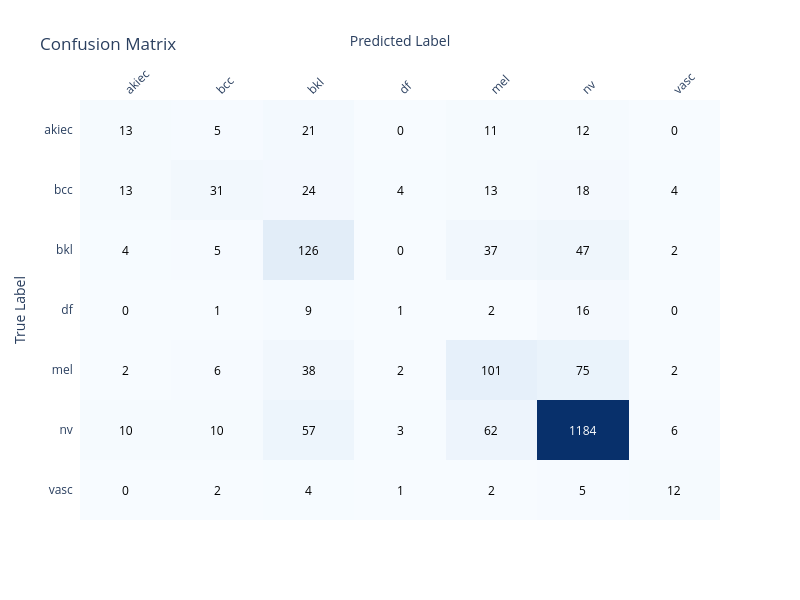
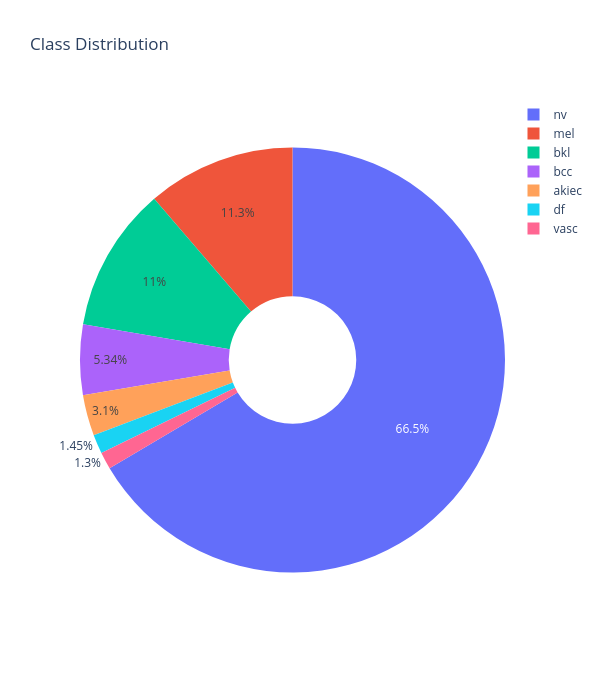

Notebook cell for these charts, in order:
### Markdown cell above
### 4.3 Plot confusion matrix

### Code cell
evaluator = ModelEvaluator(inference_engine, X_images, y, loaded_encoder)
class_names = loaded_encoder.classes_
print(class_names)
evaluator.plot_confusion_matrix(y_true, y_pred, class_names)
evaluator.plot_class_distribution(y_true, class_names)

### Figure 1 — Plotly figure (JSON) as saved in the notebook; plotly's stock layout.template omitted (floating-point values rounded to 4 significant figures)
{"data": [{"colorscale": [[0.0, "rgb(247,251,255)"], [0.125, "rgb(222,235,247)"], [0.25, "rgb(198,219,239)"], [0.375, "rgb(158,202,225)"], [0.5, "rgb(107,174,214)"], [0.625, "rgb(66,146,198)"], [0.75, "rgb(33,113,181)"], [0.875, "rgb(8,81,156)"], [1.0, "rgb(8,48,107)"]], "reversescale": false, "showscale": false, "x": ["akiec", "bcc", "bkl", "df", "mel", "nv", "vasc"], "y": ["vasc", "nv", "mel", "df", "bkl", "bcc", "akiec"], "z": [[0, 2, 4, 1, 2, 5, 12], [10, 10, 57, 3, 62, 1184, 6], [2, 6, 38, 2, 101, 75, 2], [0, 1, 9, 1, 2, 16, 0], [4, 5, 126, 0, 37, 47, 2], [13, 31, 24, 4, 13, 18, 4], [13, 5, 21, 0, 11, 12, 0]], "type": "heatmap"}], "layout": {"annotations": [{"font": {"color": "#000000"}, "showarrow": false, "text": "0", "x": "akiec", "xref": "x", "y": "vasc", "yref": "y"}, {"font": {"color": "#000000"}, "showarrow": false, "text": "2", "x": "bcc", "xref": "x", "y": "vasc", "yref": "y"}, {"font": {"color": "#000000"}, "showarrow": false, "text": "4", "x": "bkl", "xref": "x", "y": "vasc", "yref": "y"}, {"font": {"color": "#000000"}, "showarrow": false, "text": "1", "x": "df", "xref": "x", "y": "vasc", "yref": "y"}, {"font": {"color": "#000000"}, "showarrow": false, "text": "2", "x": "mel", "xref": "x", "y": "vasc", "yref": "y"}, {"font": {"color": "#000000"}, "showarrow": false, "text": "5", "x": "nv", "xref": "x", "y": "vasc", "yref": "y"}, {"font": {"color": "#000000"}, "showarrow": false, "text": "12", "x": "vasc", "xref": "x", "y": "vasc", "yref": "y"}, {"font": {"color": "#000000"}, "showarrow": false, "text": "10", "x": "akiec", "xref": "x", "y": "nv", "yref": "y"}, {"font": {"color": "#000000"}, "showarrow": false, "text": "10", "x": "bcc", "xref": "x", "y": "nv", "yref": "y"}, {"font": {"color": "#000000"}, "showarrow": false, "text": "57", "x": "bkl", "xref": "x", "y": "nv", "yref": "y"}, {"font": {"color": "#000000"}, "showarrow": false, "text": "3", "x": "df", "xref": "x", "y": "nv", "yref": "y"}, {"font": {"color": "#000000"}, "showarrow": false, "text": "62", "x": "mel", "xref": "x", "y": "nv", "yref": "y"}, {"font": {"color": "#FFFFFF"}, "showarrow": false, "text": "1184", "x": "nv", "xref": "x", "y": "nv", "yref": "y"}, {"font": {"color": "#000000"}, "showarrow": false, "text": "6", "x": "vasc", "xref": "x", "y": "nv", "yref": "y"}, {"font": {"color": "#000000"}, "showarrow": false, "text": "2", "x": "akiec", "xref": "x", "y": "mel", "yref": "y"}, {"font": {"color": "#000000"}, "showarrow": false, "text": "6", "x": "bcc", "xref": "x", "y": "mel", "yref": "y"}, {"font": {"color": "#000000"}, "showarrow": false, "text": "38", "x": "bkl", "xref": "x", "y": "mel", "yref": "y"}, {"font": {"color": "#000000"}, "showarrow": false, "text": "2", "x": "df", "xref": "x", "y": "mel", "yref": "y"}, {"font": {"color": "#000000"}, "showarrow": false, "text": "101", "x": "mel", "xref": "x", "y": "mel", "yref": "y"}, {"font": {"color": "#000000"}, "showarrow": false, "text": "75", "x": "nv", "xref": "x", "y": "mel", "yref": "y"}, {"font": {"color": "#000000"}, "showarrow": false, "text": "2", "x": "vasc", "xref": "x", "y": "mel", "yref": "y"}, {"font": {"color": "#000000"}, "showarrow": false, "text": "0", "x": "akiec", "xref": "x", "y": "df", "yref": "y"}, {"font": {"color": "#000000"}, "showarrow": false, "text": "1", "x": "bcc", "xref": "x", "y": "df", "yref": "y"}, {"font": {"color": "#000000"}, "showarrow": false, "text": "9", "x": "bkl", "xref": "x", "y": "df", "yref": "y"}, {"font": {"color": "#000000"}, "showarrow": false, "text": "1", "x": "df", "xref": "x", "y": "df", "yref": "y"}, {"font": {"color": "#000000"}, "showarrow": false, "text": "2", "x": "mel", "xref": "x", "y": "df", "yref": "y"}, {"font": {"color": "#000000"}, "showarrow": false, "text": "16", "x": "nv", "xref": "x", "y": "df", "yref": "y"}, {"font": {"color": "#000000"}, "showarrow": false, "text": "0", "x": "vasc", "xref": "x", "y": "df", "yref": "y"}, {"font": {"color": "#000000"}, "showarrow": false, "text": "4", "x": "akiec", "xref": "x", "y": "bkl", "yref": "y"}, {"font": {"color": "#000000"}, "showarrow": false, "text": "5", "x": "bcc", "xref": "x", "y": "bkl", "yref": "y"}, {"font": {"color": "#000000"}, "showarrow": false, "text": "126", "x": "bkl", "xref": "x", "y": "bkl", "yref": "y"}, {"font": {"color": "#000000"}, "showarrow": false, "text": "0", "x": "df", "xref": "x", "y": "bkl", "yref": "y"}, {"font": {"color": "#000000"}, "showarrow": false, "text": "37", "x": "mel", "xref": "x", "y": "bkl", "yref": "y"}, {"font": {"color": "#000000"}, "showarrow": false, "text": "47", "x": "nv", "xref": "x", "y": "bkl", "yref": "y"}, {"font": {"color": "#000000"}, "showarrow": false, "text": "2", "x": "vasc", "xref": "x", "y": "bkl", "yref": "y"}, {"font": {"color": "#000000"}, "showarrow": false, "text": "13", "x": "akiec", "xref": "x", "y": "bcc", "yref": "y"}, {"font": {"color": "#000000"}, "showarrow": false, "text": "31", "x": "bcc", "xref": "x", "y": "bcc", "yref": "y"}, {"font": {"color": "#000000"}, "showarrow": false, "text": "24", "x": "bkl", "xref": "x", "y": "bcc", "yref": "y"}, {"font": {"color": "#000000"}, "showarrow": false, "text": "4", "x": "df", "xref": "x", "y": "bcc", "yref": "y"}, {"font": {"color": "#000000"}, "showarrow": false, "text": "13", "x": "mel", "xref": "x", "y": "bcc", "yref": "y"}, {"font": {"color": "#000000"}, "showarrow": false, "text": "18", "x": "nv", "xref": "x", "y": "bcc", "yref": "y"}, {"font": {"color": "#000000"}, "showarrow": false, "text": "4", "x": "vasc", "xref": "x", "y": "bcc", "yref": "y"}, {"font": {"color": "#000000"}, "showarrow": false, "text": "13", "x": "akiec", "xref": "x", "y": "akiec", "yref": "y"}, {"font": {"color": "#000000"}, "showarrow": false, "text": "5", "x": "bcc", "xref": "x", "y": "akiec", "yref": "y"}, {"font": {"color": "#000000"}, "showarrow": false, "text": "21", "x": "bkl", "xref": "x", "y": "akiec", "yref": "y"}, {"font": {"color": "#000000"}, "showarrow": false, "text": "0", "x": "df", "xref": "x", "y": "akiec", "yref": "y"}, {"font": {"color": "#000000"}, "showarrow": false, "text": "11", "x": "mel", "xref": "x", "y": "akiec", "yref": "y"}, {"font": {"color": "#000000"}, "showarrow": false, "text": "12", "x": "nv", "xref": "x", "y": "akiec", "yref": "y"}, {"font": {"color": "#000000"}, "showarrow": false, "text": "0", "x": "vasc", "xref": "x", "y": "akiec", "yref": "y"}], "xaxis": {"dtick": 1, "gridcolor": "rgb(0, 0, 0)", "side": "top", "ticks": "", "title": {"text": "Predicted Label"}, "tickangle": -45}, "yaxis": {"dtick": 1, "ticks": "", "ticksuffix": "  ", "title": {"text": "True Label"}}, "title": {"text": "Confusion Matrix"}, "width": 800, "height": 600}}

### Figure 2 — Plotly figure (JSON) as saved in the notebook; plotly's stock layout.template omitted (floating-point values rounded to 4 significant figures)
{"data": [{"hole": 0.3, "labels": ["akiec", "bcc", "bkl", "df", "mel", "nv", "vasc"], "values": [62, 107, 221, 29, 226, 1332, 26], "type": "pie"}], "layout": {"title": {"text": "Class Distribution"}, "width": 600, "height": 700}}
